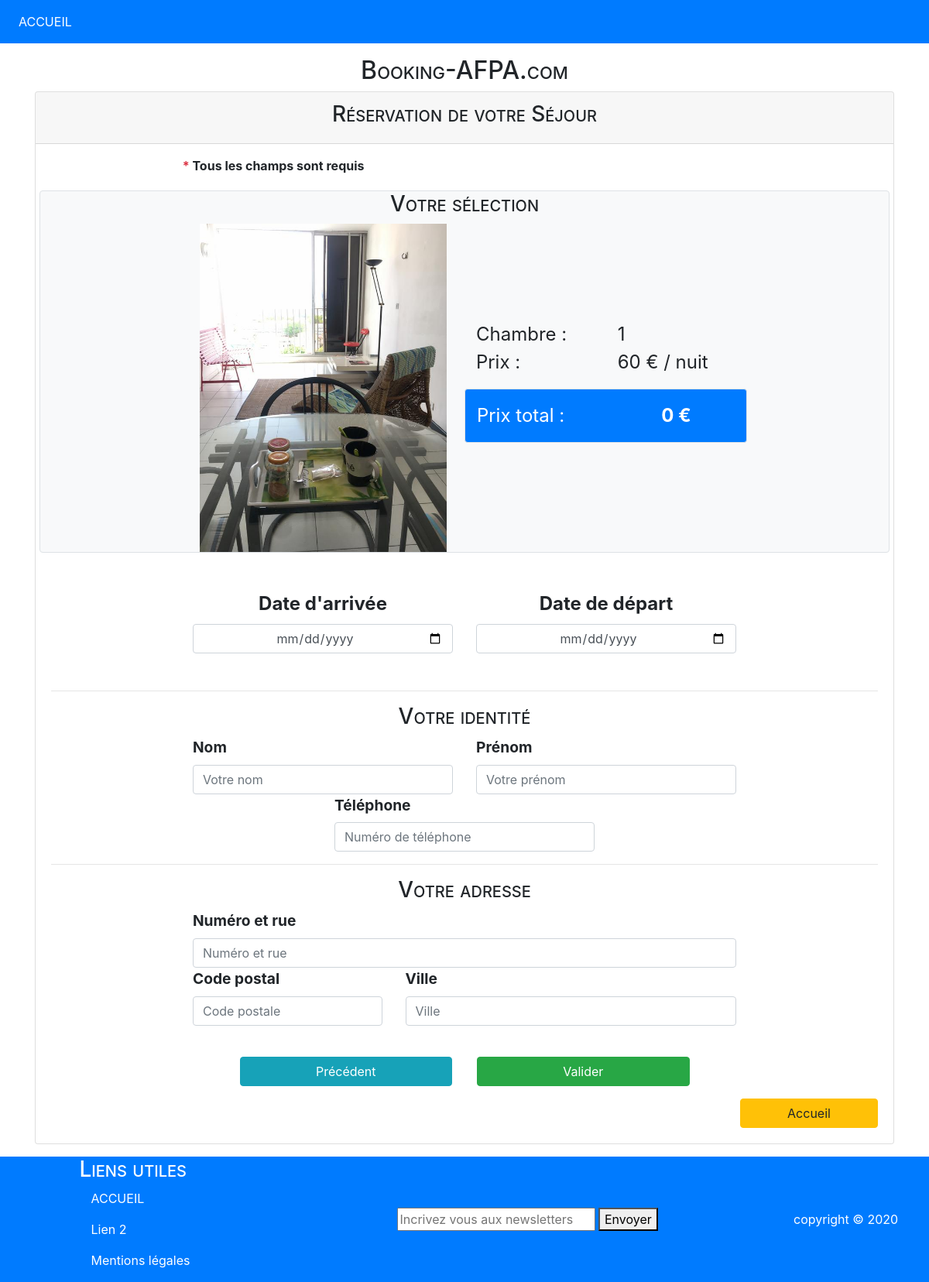
Page /index.php?action=reservation&chambre=1 on the committed database.
### tables this page shows
CREATE TABLE `chambre` (
  `numChambre` int(11) NOT NULL,
  `prix` int(11) NOT NULL,
  `nbLits` int(11) NOT NULL,
  `nbPers` int(11) NOT NULL,
  `confort` varchar(300) NOT NULL,
  `image` varchar(50) NOT NULL,
  `description` varchar(1500) NOT NULL
);

### index.php (called while the page is built)
<?php
require('./app/Router.php');
$router = new Router($base);
$router->reqUrl();

### models/Chambre.class.php (called while the page is built, shortened)
<?php
class Chambre
{
    private $numChambre;
    private $prix;
    private $image;
    public function getImage() {
        return $this->image;
    }
    public function setImage($image) {
        $this->image = $image;
    }
    public function getPrix() {
        return $this->prix;
    }
    public function setPrix($prix) {
        $this->prix = $prix;
    }
    public function getNumChambre() {
        return $this->numChambre;
    }
    public function setNumChambre($numChambre) {
        $this->numChambre = $numChambre;
    }
}

### models/Driver.php (called while the page is built, shortened)
<?php
abstract class Driver
{
    protected $base;
    public function __construct($base)
    {
        $this->base = $base;
    }
    public function detailChambre(Chambre $chambre)
    {
        $sql = "SELECT * FROM chambre WHERE numChambre = ?";
        $res = $this->base->prepare($sql);
        $res->execute([$chambre->getNumChambre()]);
        $row = $res->fetch(PDO::FETCH_OBJ);
        $chambre->setPrix($row->prix);
        $chambre->setNbLits($row->nbLits);
        $chambre->setNbPers($row->nbPers);
        $chambre->setConfort($row->confort);
        $chambre->setImage($row->image);
        $chambre->setDescription($row->description);
        return $chambre;
    }
}

### controllers/Controller.php (called while the page is built, shortened)
<?php
abstract class Controller
{
    static public function f_imgAlt($img)
    {
        return substr($img, 0, strrpos($img, '.'));
    }
    static public function f_ch_recupFormFormat($str)
    {
        $str = trim($str);
        $str = preg_replace('/[,.-]/', ' ', $str);
        $str = preg_replace('/ +/', ' ', $str);
        $tabStrReplaceUcf = [ 'a' => ['à'], 'e' => ['é', 'è'], 'i' => ['î', 'ï'], 'o' => ['ô', 'ö'], 'u' => ['û', 'ü'] ];
        $tabStrReplace = [ 'a' => ['â', 'ä', 'Â', 'Ä'], 'e' => ['ê', 'ë', 'Ê', 'Ë'], 'i' => ['Î', 'Ï'], 'o' => ['Ô', 'Ö'], 'u' => ['ù', 'Û', 'Ü'], 'y' => ['ÿ'] ];
        foreach($tabStrReplace as $key => $tab)
        {
            foreach($tab as $value) { $str = str_replace($tab, $key, $str); }
        }
        $str = htmlentities($str);
        $str = strtolower($str);
        $str = html_entity_decode($str);
        $str = ucwords($str);
        $tabStrReplace = [ 'd\'' => ['D\''], 'l\'' => ['L\''], '\'A' => ['\'a', '\'à', '\'â', '\'ä', '\'Â', '\'Ä'], '\'E' => ['\'e', '\'é', '\'è', '\'ê', '\'ë', '\'Ê', '\'Ë'], '\'I' => ['\'i', '\'î', '\'ï', '\'Î', '\'Ï'], '\'O' => ['\'o', '\'ô', '\'ö', '\'Ô', '\'Ö'], '\'U' => ['\'u', '\'ù', '\'û', '\'ü', '\'Û', '\'Ü'], '\'Y' => ['\'y', '\'ÿ'] ];
        $tabStrReplace += [ ' A' => [' à'], ' E' => [' é', ' è'], ' I' => [' î', ' ï'], ' O' => [' ô', ' ö'], ' U' => [' û', ' ü'], 'd ' => ['D '], 'l ' => ['L '] ];
        foreach($tabStrReplace as $key => $tab)
        {
            foreach($tab as $value) { $str = str_replace($tab, $key, $str); }
        }
        return $str;
    }
}

### models/Reservation.class.php (called while the page is built, shortened)
<?php
class Reservation
{
    private $dateArrivee;
    private $dateDepart;
    public function getDateDepart() {
        return $this->dateDepart;
    }
    public function getDateArrivee() {
        return $this->dateArrivee;
    }
}

### models/Client.class.php (called while the page is built, shortened)
<?php
class Client
{
    private $nom;
    private $prenom;
    private $tel;
    public function getTel() {
        return $this->tel;
    }
    public function getPrenom() {
        return $this->prenom;
    }
    public function getNom() {
        return $this->nom;
    }
}

### views/frontend/reserver.php (the view, shortened to what this page needs)
<h2 class="text-center">Booking-AFPA.com</h2>
<div class="reserv posCenter card">
    <div class="card-header text-center"><h3>Réservation de votre Séjour</h3></div>
    <div class="row justify-content-center">
        <div class="col-md-8 mt-3"><b><span class="text-danger">*</span> Tous les champs sont requis</b></div>
    </div>
    <div class="card-body">
        <form action="" method="post">
            <div class="row justify-content-center align-items-center text-center border rounded bg-light ">
                <h3>Votre sélection</h3>
                <div class="divImg col-md-4 col-8">
                    <span>
                        <img src="./assets/Img/<?= $chambre->getImage() ?>" alt="<?= PublicController::f_imgAlt($chambre->getImage()) ?>">
                        <br><img src="./assets/Img/<?= $chambre->getImage() ?>" class="imgHov rounded" alt="<?= PublicController::f_imgAlt($chambre->getImage()) ?>">
                    </span>
                </div>
                <div class="col-md-4 col-8 text-left py-3" style="font-size: 1.5rem;">
                    <div class="row justify-content-around">
                        <div class="col">
                            Chambre :
                        </div>
                        <div class="col">
                            <?= $chambre->getNumChambre() ?>
                        </div>
                    </div>
                    <div class="row justify-content-around">
                        <div class="col">
                            Prix :
                        </div>
                        <div class="col">
                            <span id="prix"><?= $chambre->getPrix() ?></span> € / nuit
                        </div>
                    </div>
                    <div class="row justify-content-around align-items-center bg-primary text-white my-3 py-3 border rounded">
                        <div class="col">
                            Prix total :
                        </div>
                        <div class="col">
                            <b><div class="prixTotal text-center"></div></b>
                        </div>
                    </div>
                </div>
            </div>
            <div class="row justify-content-center my-5 text-center">
                <div class="col-md-4 col-12">
                    <label for="dateArr text-center"><span style="font-size: 1.5rem;">Date d'arrivée</span></label>
                    <input type="date" class="form-control text-center" id="dateArr" value="<?= $reserv->getDateArrivee() ?>" min="<?= date('Y-m-d'); ?>" name="dateArr" <?= $reserv->form ?>>
                </div>
                <div class="col-md-4 col-12">
                    <label for="dateDep text-center"><span style="font-size: 1.5rem;">Date de départ</span></label>
                    <input type="date" class="form-control text-center" id="dateDep" value="<?= $reserv->getDateDepart() ?>" name="dateDep" <?= $reserv->form ?> title="Pour un séjour au delà de 28 jours, contacter directement l'établissement">
                </div>
            </div>
            <hr>
            <div class="row justify-content-center">
                <h3>Votre identité</h3>
                <div class="col-md-4">
                    <label for="nom">Nom</label>
                    <input type="text" class="form-control" id="nom" name="nom" placeholder="Votre nom" value="<?= $client->getNom() ?>" <?= $reserv->form ?>>
                </div>
                <div class="col-md-4">
                    <label for="prenom">Prénom</label>
                    <input type="text" class="form-control" id="prenom" name="prenom" placeholder="Votre prénom" value="<?= $client->getPrenom() ?>" <?= $reserv->form ?>>
                </div>
                <div class="col-md-4">
                    <label for="tel">Téléphone</label>
                    <input type="tel" class="form-control" id="tel" name="tel" placeholder="Numéro de téléphone" value="<?= $client->getTel() ?>" pattern="[0-9]{8,10}" title="Veuillez inscrire 8 à 10 chiffres entre 0 et 9" <?= $reserv->form ?>>
                </div>
            </div>
            <hr>
            <div class="row justify-content-center">
                <h3>Votre adresse</h3>
                <div class="col-md-8">
                    <label for="nRue">Numéro et rue</label>
                    <input type="text" class="form-control" id="nRue" name="ad[]" placeholder="Numéro et rue" value="<?= PublicController::f_ch_recupFormFormat($client->ad_rec[0]); ?>" <?= $reserv->form ?>>
                </div>
                <div class="col-md-3 col-5">
                    <label for="CP">Code postal</label>
                    <input type="text" class="form-control" id="CP" name="ad[]" placeholder="Code postale" value="<?= PublicController::f_ch_recupFormFormat($client->ad_rec[1]); ?>" pattern="[0-9]{2,5}" title="Veuillez inscrire un nombre compris entre 2 et 5 chiffres" <?= $reserv->form ?>>
                </div>
                <div class="col-md-5 col">
                    <label for="ville">Ville</label>
                    <input type="text" class="form-control" id="ville" name="ad[]" placeholder="Ville" value="<?= PublicController::f_ch_recupFormFormat($client->ad_rec[2]); ?>" <?= $reserv->form ?>>
                </div>
            </div>
            <br>
            <div class="row justify-content-center">
                <?php if($reserv->recap_donnees['Nouvelle réservation'] == 'Réservation en attente de paiement') { ?>
                    <a href="./index.php?action=recap" class="btn btn-success col-md-3 col-4 mt-3">Paiement</a>
                <?php } else { ?>
                <a href="./index.php?action=detail_chambre&chambre=<?= $chambre->getNumChambre() ?>" class="btn btn-info col-md-3 mx-3 mt-3">Précédent</a>
                <button type="submit" class="btn btn-success col-md-3 mx-3 mt-3" name="reserver">Valider</button>
                <?php } ?>
            </div>
        </form>
        <div class="text-right">
            <a onclick="return confirm('Quitter la réservation...')" href="./index.php" class="btn btn-warning col-md-2 col-4 mt-3">Accueil</a>
        </div>
    </div>
</div>
<?php
require_once('./views/gabarit.php');

### assets/css/PDO_TP_styles.css (style rules this page uses)
h1, h2, h3 { font-variant: small-caps; }
.posCenter { margin-left: auto; margin-right: auto; }
label { font-weight: bold; }
.accueil, .chDetail, label { font-size: 1.2rem; }
.chDetail .divImg img, .reserv .divImg img { max-width: 95%; max-height: 30rem; }

### rows in the picture
chambre: image (picture), numChambre "1", prix "60"
